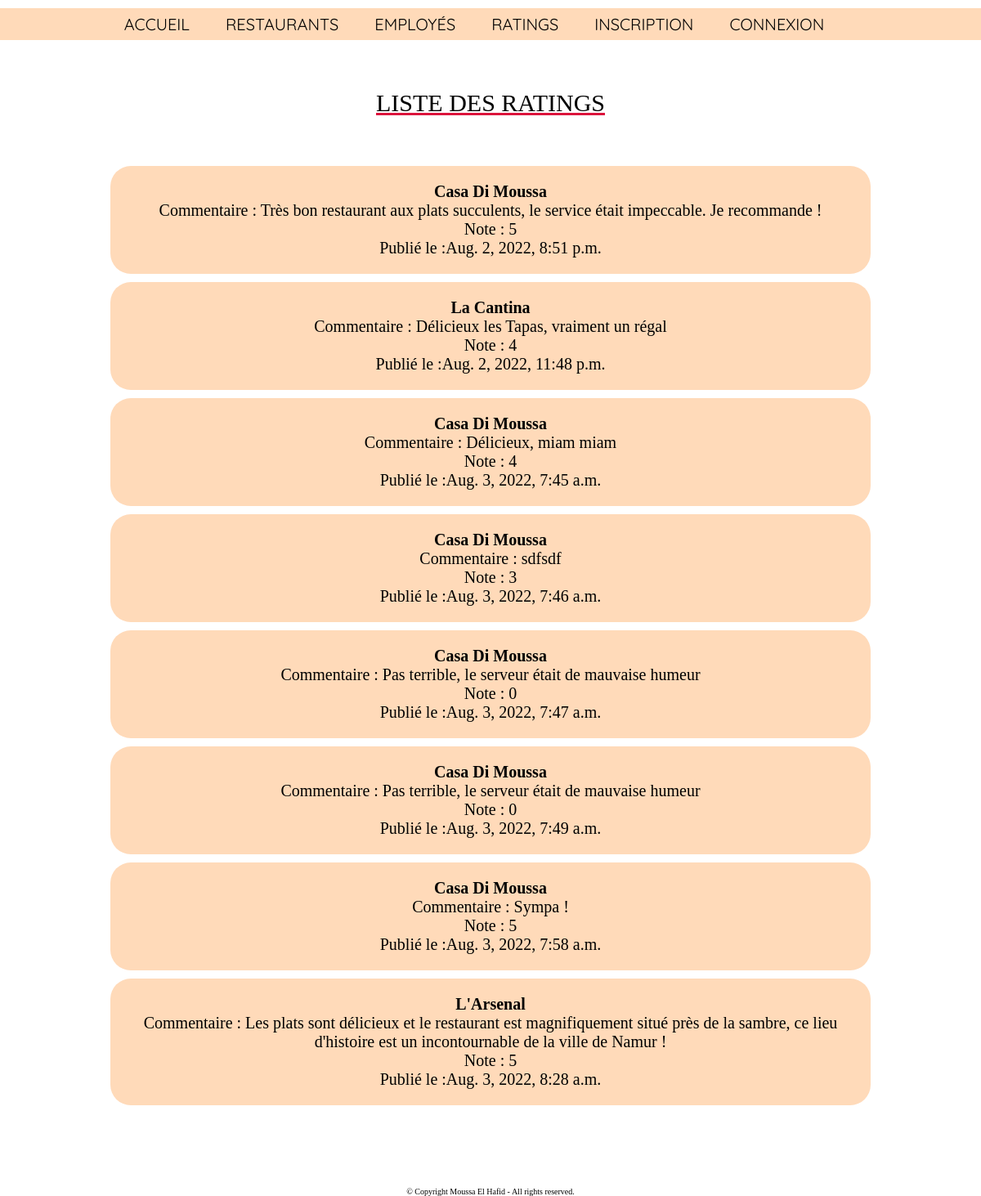
/ratings/, run on the app's committed database.
### R_Restaurant_App/models.py (models this page shows, shortened)
class Ratings(models.Model):
    id = models.AutoField(primary_key=True)
    rating_choice = [('0', '0'), ('1', '1'), ('2', '2'), ('3','3'), ('4','4'), ('5','5')]
    rating = models.CharField(max_length=1, choices=rating_choice, default='0')
    time = models.DateTimeField("date et heure", auto_now_add=True)
    comment = models.CharField(max_length=300, blank=True)
    r_rated = models.ForeignKey(Restaurant, on_delete=models.CASCADE)
    class Meta:
        verbose_name = 'Avis'
        verbose_name_plural = 'Avis'

class Restaurant(models.Model):
    r_id = models.AutoField(primary_key=True)
    r_name = models.CharField("Nom du restaurant", max_length=30)
    tva_nr = models.CharField('Numéro de TVA', max_length=15)
    y_launch = models.IntegerField("Année de lancement", default="1998")
    email_address = models.CharField("Adresse mail", max_length=30, default="monadresse@mail.com")
    city = models.CharField("Ville", max_length=30, default="Ville")
    has_employee = models.ManyToManyField("Employee")
    def __str__(self):
        return str(self.r_name)
    class Meta:
        verbose_name = 'Restaurant'
        verbose_name_plural = 'Restaurants'

### R_Restaurant_App/views.py (the view)
# urls.py: path('ratings/', views.rat_list, name='ratings'),
def rat_list(request):
    rating_list = Ratings.objects.all()
    return render(request, 'ratings/list.html', {'rating_list': rating_list})

### templates/ratings/list.html (shortened to what this page needs)
{% extends 'layouts/base.html'%}
{% block content%}
<head>
</head>
<body>
<h2 class="titre">Liste des ratings</h2>
{% for r in rating_list %}
    <article class="object_list">
    <h4>
        {{ r.r_rated }}
    </h4>
        <p>Commentaire : {{ r.comment }}
        <br>Note : {{ r.rating }}
        <br>Publié le :{{ r.time }}</p>
    </article>
{% endfor %}
{% endblock %}

### templates/layouts/base.html (shortened to what this page needs)
{% load static %}
<head>
    <link rel="stylesheet" type="text/css" href="{% static 'style.css' %}"/>
</head>
<body>
{% include 'layouts/navbar.html'%}
<div class="wrapper">
{% block content%}{% endblock%}
</div>
{% include 'layouts/footer.html'%}
</body>
</html>

### templates/layouts/navbar.html
<nav class="navbar">
    <div class="wrapper">
        <ul class="navbar-right">
            <li><a href="{% url 'homepage' %}">Accueil</a></li>
            <li><a href="{% url 'restaurants' %}">Restaurants</a></li>
            <li><a href="{% url 'employee' %}">Employés</a></li>
            <li><a href="{% url 'ratings' %}">Ratings</a></li>
            <li><a href="{% url 'register' %}">Inscription</a></li>
            <li><a href="{% url 'login_1' %}">Connexion</a></li>
        </ul>
    </div>
</nav>

### templates/layouts/footer.html
<footer class="footer">
    <p>&copy; Copyright Moussa El Hafid - All rights reserved.</p>
</footer>

### R_Restaurant_App/static/style.css (style rules this page uses)
* { margin: 0; padding: 0; }
.wrapper { width: 1600px; max-width: 90%; margin:0 auto; }
.titre { font-size: 30px; font-weight: lighter; text-decoration: underline crimson; padding: 10px; margin-top: 50px; margin-bottom:50px; text-align: center; text-transform: uppercase; }
body { background-color: white; font-family: "Times New Roman"; }
.navbar { background-color: peachpuff; border-bottom: 7px solid peachpuff; border-top: 7px solid peachpuff; margin-top: 10px; text-align: center; }
.navbar .navbar-right li { font-family:'Quicksand'; display: inline-grid; margin-right:2em; font-size: 20px; }
.navbar .navbar-right li a { color: #000000; text-decoration:none; text-transform: uppercase; }
.footer p { color: #000000; text-align: center; font-weight: lighter; font-size: 10px; margin-top: 100px; }
p { text-align: center; font-size: 20px; }
h4 { font-size: 20px; font-weight: bold; }
.object_list { background-color: peachpuff; padding: 20px; font-size: 20px; text-align: center; margin-left: 75px; margin-right: 75px; margin-top : 10px; border-radius: 25px; }

### data on the page
Ratings: r_rated "Casa Di Moussa", comment "Très bon restaurant aux plats succulents, le service était impeccable. Je recommande !", rating "5", time "Aug. 2, 2022, 8:51 p.m."
Ratings: r_rated "La Cantina", comment "Délicieux les Tapas, vraiment un régal", rating "4", time "Aug. 2, 2022, 11:48 p.m."
Ratings: r_rated "Casa Di Moussa", comment "Délicieux, miam miam", rating "4", time "Aug. 3, 2022, 7:45 a.m."
Ratings: r_rated "Casa Di Moussa", comment "sdfsdf", rating "3", time "Aug. 3, 2022, 7:46 a.m."
Ratings: r_rated "Casa Di Moussa", comment "Pas terrible, le serveur était de mauvaise humeur", rating "0", time "Aug. 3, 2022, 7:47 a.m."
Ratings: r_rated "Casa Di Moussa", comment "Pas terrible, le serveur était de mauvaise humeur", rating "0", time "Aug. 3, 2022, 7:49 a.m."
Ratings: r_rated "Casa Di Moussa", comment "Sympa !", rating "5", time "Aug. 3, 2022, 7:58 a.m."
Ratings: r_rated "L'Arsenal", comment "Les plats sont délicieux et le restaurant est magnifiquement situé près de la sambre, ce lieu d'histoire est un incontournable de la ville de Namur !", rating "5", time "Aug. 3, 2022, 8:28 a.m."
